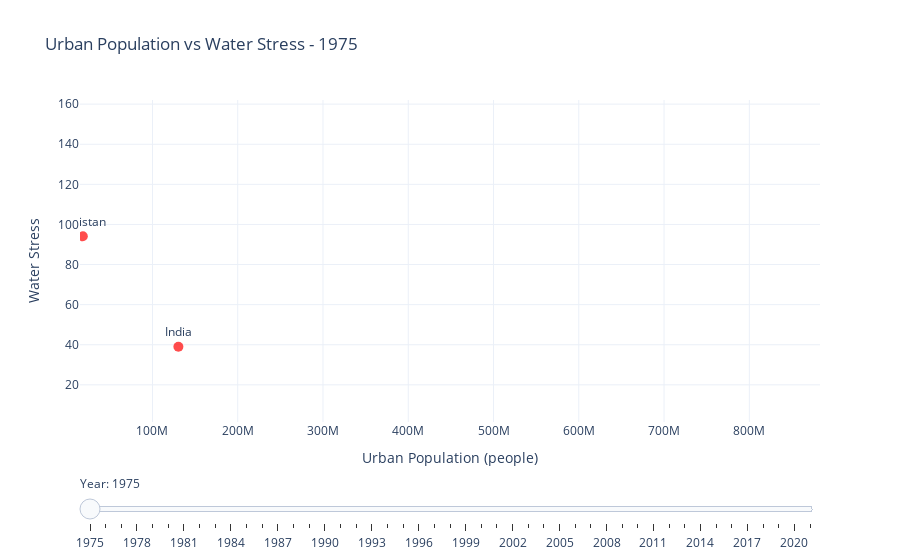

This figure's notebook cell:
### Markdown cell above
### 4.2 Scatter Plot
#### 1. Distinguish developing vs developed

### Code cell
import plotly.graph_objects as go

# Step 1: Prepare basic elements
years = sorted(merged_df['Year'].unique())

x_max = merged_df['Urban Population'].max()
y_max = merged_df['Water Stress'].max()
x_min = merged_df['Urban Population'].min()
y_min = merged_df['Water Stress'].min()

groups = ['Developed', 'Developing']
colors = {'Developed': 'blue', 'Developing': 'red'}


# Step 2: Create the initial figure and traces (1 per year)
fig = go.Figure()

for year in years:
    df_year = merged_df[merged_df['Year'] == year]

    # Add one trace per year
    fig.add_trace(go.Scatter(
        x=df_year['Urban Population'],
        y=df_year['Water Stress'],
        mode='markers+text',
        textposition='top center',
        marker=dict(
            size=10,
            opacity=0.7,
            color=[colors[g] for g in df_year['Group']]
        ),
        name=str(year),
        text=df_year['Country Name'],  # show country name on hover
        hovertemplate='Country Name: %{text}<br>Urban Pop: %{x}<br>Water Stress: %{y}',
        visible=(year == years[0])  # only show the first year at start
    ))

# Step 3: Create the slider steps (controls which trace is visible)
steps = []
for i, year in enumerate(years):
    visibility = [False] * len(years)
    visibility[i] = True  # only this year is visible

    step = dict(
        method='update',
        args=[{'visible': visibility},
              {'title': f"Urban Population vs Water Stress - {year}"}],
        label=str(year)
    )
    steps.append(step)

# Step 4: Add the slider to the layout
sliders = [dict(
    active=0,
    currentvalue={"prefix": "Year: "},
    pad={"t": 50},
    steps=steps
)]

# Step 5: Final layout tweaks
fig.update_layout(
    sliders=sliders,
    title=f"Urban Population vs Water Stress - {years[0]}",
    xaxis=dict(title="Urban Population (people)", range=[x_min, x_max]),
    yaxis=dict(title="Water Stress", range=[y_min, y_max]),
    height=600,
    template="plotly_white"

)

fig.show()
